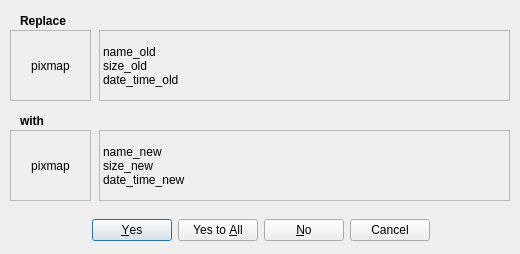
<?xml version="1.0" encoding="UTF-8"?>
<ui version="4.0">
 <class>kbvReplaceClass</class>
 <widget class="QDialog" name="kbvReplaceClass">
  <property name="windowModality">
   <enum>Qt::WindowModal</enum>
  </property>
  <property name="geometry">
   <rect>
    <x>0</x>
    <y>0</y>
    <width>520</width>
    <height>254</height>
   </rect>
  </property>
  <property name="minimumSize">
   <size>
    <width>501</width>
    <height>251</height>
   </size>
  </property>
  <property name="maximumSize">
   <size>
    <width>520</width>
    <height>500</height>
   </size>
  </property>
  <property name="windowTitle">
   <string notr="true"/>
  </property>
  <property name="toolTip">
   <string notr="true"/>
  </property>
  <property name="statusTip">
   <string notr="true"/>
  </property>
  <property name="whatsThis">
   <string notr="true"/>
  </property>
  <property name="accessibleName">
   <string notr="true"/>
  </property>
  <property name="accessibleDescription">
   <string notr="true"/>
  </property>
  <property name="sizeGripEnabled">
   <bool>false</bool>
  </property>
  <property name="modal">
   <bool>true</bool>
  </property>
  <widget class="QDialogButtonBox" name="replButtonBox">
   <property name="geometry">
    <rect>
     <x>10</x>
     <y>210</y>
     <width>501</width>
     <height>41</height>
    </rect>
   </property>
   <property name="sizePolicy">
    <sizepolicy hsizetype="Expanding" vsizetype="Expanding">
     <horstretch>0</horstretch>
     <verstretch>0</verstretch>
    </sizepolicy>
   </property>
   <property name="minimumSize">
    <size>
     <width>151</width>
     <height>37</height>
    </size>
   </property>
   <property name="toolTip">
    <string notr="true"/>
   </property>
   <property name="accessibleName">
    <string/>
   </property>
   <property name="accessibleDescription">
    <string notr="true"/>
   </property>
   <property name="orientation">
    <enum>Qt::Horizontal</enum>
   </property>
   <property name="standardButtons">
    <set>QDialogButtonBox::Cancel|QDialogButtonBox::No|QDialogButtonBox::Yes|QDialogButtonBox::YesToAll</set>
   </property>
   <property name="centerButtons">
    <bool>true</bool>
   </property>
  </widget>
  <widget class="QLabel" name="textLbl2">
   <property name="geometry">
    <rect>
     <x>20</x>
     <y>10</y>
     <width>301</width>
     <height>21</height>
    </rect>
   </property>
   <property name="minimumSize">
    <size>
     <width>301</width>
     <height>21</height>
    </size>
   </property>
   <property name="font">
    <font>
     <weight>75</weight>
     <bold>true</bold>
    </font>
   </property>
   <property name="toolTip">
    <string notr="true"/>
   </property>
   <property name="statusTip">
    <string notr="true"/>
   </property>
   <property name="whatsThis">
    <string notr="true"/>
   </property>
   <property name="accessibleName">
    <string notr="true"/>
   </property>
   <property name="accessibleDescription">
    <string notr="true"/>
   </property>
   <property name="text">
    <string notr="true">Replace</string>
   </property>
  </widget>
  <widget class="QLabel" name="textLbl3">
   <property name="geometry">
    <rect>
     <x>20</x>
     <y>110</y>
     <width>301</width>
     <height>21</height>
    </rect>
   </property>
   <property name="minimumSize">
    <size>
     <width>301</width>
     <height>21</height>
    </size>
   </property>
   <property name="font">
    <font>
     <weight>75</weight>
     <bold>true</bold>
    </font>
   </property>
   <property name="toolTip">
    <string notr="true"/>
   </property>
   <property name="statusTip">
    <string notr="true"/>
   </property>
   <property name="whatsThis">
    <string notr="true"/>
   </property>
   <property name="accessibleName">
    <string notr="true"/>
   </property>
   <property name="accessibleDescription">
    <string notr="true"/>
   </property>
   <property name="text">
    <string notr="true">with</string>
   </property>
  </widget>
  <widget class="QLabel" name="replTextLbl1">
   <property name="geometry">
    <rect>
     <x>99</x>
     <y>30</y>
     <width>411</width>
     <height>71</height>
    </rect>
   </property>
   <property name="sizePolicy">
    <sizepolicy hsizetype="MinimumExpanding" vsizetype="Preferred">
     <horstretch>0</horstretch>
     <verstretch>0</verstretch>
    </sizepolicy>
   </property>
   <property name="minimumSize">
    <size>
     <width>401</width>
     <height>71</height>
    </size>
   </property>
   <property name="toolTip">
    <string notr="true"/>
   </property>
   <property name="statusTip">
    <string notr="true"/>
   </property>
   <property name="whatsThis">
    <string notr="true"/>
   </property>
   <property name="accessibleName">
    <string notr="true"/>
   </property>
   <property name="accessibleDescription">
    <string notr="true"/>
   </property>
   <property name="frameShape">
    <enum>QFrame::StyledPanel</enum>
   </property>
   <property name="lineWidth">
    <number>1</number>
   </property>
   <property name="text">
    <string notr="true">name_old
size_old
date_time_old</string>
   </property>
   <property name="wordWrap">
    <bool>true</bool>
   </property>
   <property name="textInteractionFlags">
    <set>Qt::NoTextInteraction</set>
   </property>
  </widget>
  <widget class="QLabel" name="replTextLbl2">
   <property name="geometry">
    <rect>
     <x>99</x>
     <y>130</y>
     <width>411</width>
     <height>71</height>
    </rect>
   </property>
   <property name="sizePolicy">
    <sizepolicy hsizetype="MinimumExpanding" vsizetype="Preferred">
     <horstretch>0</horstretch>
     <verstretch>0</verstretch>
    </sizepolicy>
   </property>
   <property name="minimumSize">
    <size>
     <width>401</width>
     <height>51</height>
    </size>
   </property>
   <property name="toolTip">
    <string notr="true"/>
   </property>
   <property name="statusTip">
    <string notr="true"/>
   </property>
   <property name="whatsThis">
    <string notr="true"/>
   </property>
   <property name="accessibleName">
    <string notr="true"/>
   </property>
   <property name="accessibleDescription">
    <string notr="true"/>
   </property>
   <property name="frameShape">
    <enum>QFrame::StyledPanel</enum>
   </property>
   <property name="text">
    <string notr="true">name_new
size_new
date_time_new</string>
   </property>
   <property name="wordWrap">
    <bool>true</bool>
   </property>
   <property name="textInteractionFlags">
    <set>Qt::NoTextInteraction</set>
   </property>
  </widget>
  <widget class="QLabel" name="replPixLbl1">
   <property name="geometry">
    <rect>
     <x>10</x>
     <y>30</y>
     <width>81</width>
     <height>71</height>
    </rect>
   </property>
   <property name="minimumSize">
    <size>
     <width>81</width>
     <height>71</height>
    </size>
   </property>
   <property name="frameShape">
    <enum>QFrame::StyledPanel</enum>
   </property>
   <property name="text">
    <string notr="true">pixmap</string>
   </property>
   <property name="alignment">
    <set>Qt::AlignCenter</set>
   </property>
  </widget>
  <widget class="QLabel" name="replPixLbl2">
   <property name="geometry">
    <rect>
     <x>10</x>
     <y>130</y>
     <width>81</width>
     <height>71</height>
    </rect>
   </property>
   <property name="minimumSize">
    <size>
     <width>81</width>
     <height>71</height>
    </size>
   </property>
   <property name="frameShape">
    <enum>QFrame::StyledPanel</enum>
   </property>
   <property name="text">
    <string notr="true">pixmap</string>
   </property>
   <property name="alignment">
    <set>Qt::AlignCenter</set>
   </property>
  </widget>
 </widget>
 <resources/>
 <connections/>
</ui>
